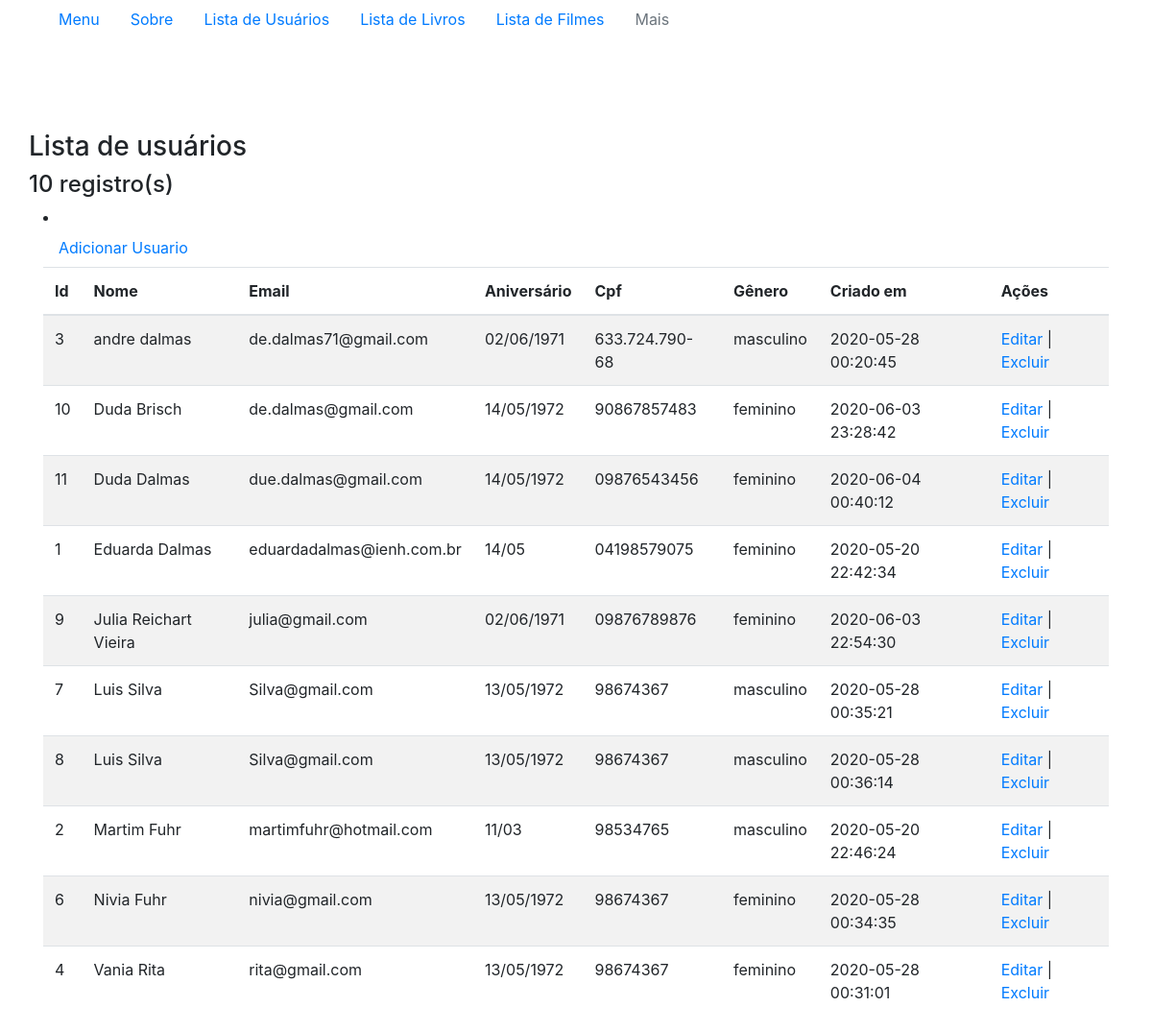
/index.php/usuario/lista, run on the app's committed database.
### tables this page shows
CREATE TABLE `usuarios` (
  `id` int(11) NOT NULL,
  `nome` varchar(100) NOT NULL,
  `email` varchar(100) DEFAULT NULL,
  `senha` varchar(300) DEFAULT NULL,
  `aniversario` varchar(50) NOT NULL,
  `cpf` varchar(20) NOT NULL,
  `genero` varchar(20) NOT NULL,
  `estado` varchar(20) NOT NULL,
  `cidade` varchar(20) NOT NULL,
  `criado` timestamp NOT NULL DEFAULT current_timestamp(),
  `alterado` timestamp NOT NULL DEFAULT current_timestamp() ON UPDATE current_timestamp()
);

### application/controllers/Usuario.php (called while the page is built, shortened)
<?php
class Usuario extends CI_Controller {
	public function lista()
	{
		$this->load->model('usuario_model');
		$resultado['usuarios'] = $this->usuario_model->get();
		$this->load->view('menu');
		$this->load->view('usuario/lista', $resultado);
	}
}

### index.php (called while the page is built, shortened)
<?php
require_once BASEPATH.'core/CodeIgniter.php';

### application/models/Usuario_model.php (called while the page is built, shortened)
<?php
    class usuario_model extends CI_Model {
        public function get($id = null) {
            $this->db->order_by("nome");
            return $this->db->get('usuarios');
        }
    }
?>

### application/views/usuario/lista.php (the view, shortened to what this page needs)
?><!DOCTYPE html>
<html lang="en">
<head>
</head>
<body>
    <div class="container">
        <div class="row">
            <h3>Lista de usuários</h3>
        </div>
        <div class="row">
            <h4> <?= $usuarios->num_rows(); ?> registro(s) </h4>
        </div>
        <li class="nav-item">
            <a class="nav-link" href=" <?=base_url('/usuario/novo'); ?>">Adicionar Usuario</a>
        </li>
        <?php if ($usuarios->num_rows() > 0) { ?>
            <table class="table table-striped">
                <thead>
                    <tr>
                        <th>Id </th>
                        <th>Nome </th>
                        <th>Email </th>
                        <th>Aniversário </th>
                        <th>Cpf </th>
                        <th>Gênero </th>
                        <th>Criado em </th>
                        <th>Ações </th>
                    </tr>
                </thead>
                <tbody>
                    <?php foreach($usuarios -> result() as $cadastro) { ?>
                    <tr>
                        <td><?= $cadastro->id ?></td>
                        <td><?= $cadastro->nome ?> </td>
                        <td><?= $cadastro->email ?> </td>
                        <td><?= $cadastro->aniversario ?> </td>
                        <td><?= $cadastro->cpf ?> </td>
                        <td><?= $cadastro->genero ?> </td>
                        <td><?= $cadastro->criado ?> </td>
                        <td><?= anchor("usuario/editar/$cadastro->id", "Editar") ?>
                        |       <a href="#" class='confirma_exclusao'
                                data-id="<?= $cadastro->id ?>"
                                data-nome="<?= $cadastro->nome ?>"> Excluir </a>
                        </td>
                    </tr>
                    <?php } ?>
                </tbody>
            </table>
        <?php }  ?>
    </div>
</body>
</html>

### data on the page
usuarios: id "3", nome "andre dalmas", email "de.dalmas71@gmail.com", aniversario "02/06/1971", cpf "633.724.790-68", genero "masculino", criado "2020-05-28 00:20:45", id "Editar"
usuarios: id "10", nome "Duda Brisch", email "de.dalmas@gmail.com", aniversario "14/05/1972", cpf "90867857483", genero "feminino", criado "2020-06-03 23:28:42", id "Editar"
usuarios: id "11", nome "Duda Dalmas", email "due.dalmas@gmail.com", aniversario "14/05/1972", cpf "09876543456", genero "feminino", criado "2020-06-04 00:40:12", id "Editar"
usuarios: id "1", nome "Eduarda Dalmas", email "eduardadalmas@ienh.com.br", aniversario "14/05", cpf "04198579075", genero "feminino", criado "2020-05-20 22:42:34", id "Editar"
usuarios: id "9", nome "Julia Reichart Vieira", email "julia@gmail.com", aniversario "02/06/1971", cpf "09876789876", genero "feminino", criado "2020-06-03 22:54:30", id "Editar"
usuarios: id "7", nome "Luis Silva", email "Silva@gmail.com", aniversario "13/05/1972", cpf "98674367", genero "masculino", criado "2020-05-28 00:35:21", id "Editar"
usuarios: id "8", nome "Luis Silva", email "Silva@gmail.com", aniversario "13/05/1972", cpf "98674367", genero "masculino", criado "2020-05-28 00:36:14", id "Editar"
usuarios: id "2", nome "Martim Fuhr", email "martimfuhr@hotmail.com", aniversario "11/03", cpf "98534765", genero "masculino", criado "2020-05-20 22:46:24", id "Editar"
usuarios: id "6", nome "Nivia Fuhr", email "nivia@gmail.com", aniversario "13/05/1972", cpf "98674367", genero "feminino", criado "2020-05-28 00:34:35", id "Editar"
usuarios: id "4", nome "Vania Rita", email "rita@gmail.com", aniversario "13/05/1972", cpf "98674367", genero "feminino", criado "2020-05-28 00:31:01", id "Editar"

### other printed values
$usuarios->num_rows() "10"
